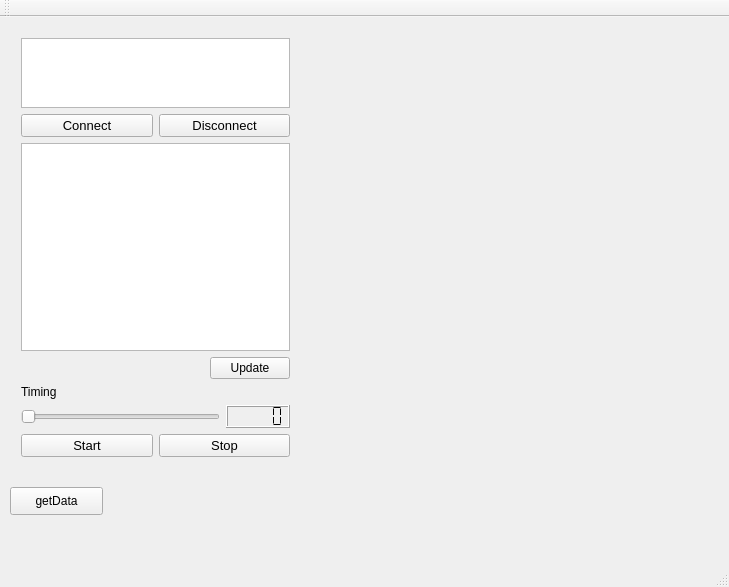
<?xml version="1.0" encoding="UTF-8"?>
<ui version="4.0">
 <class>MainWindow</class>
 <widget class="QMainWindow" name="MainWindow">
  <property name="geometry">
   <rect>
    <x>0</x>
    <y>0</y>
    <width>729</width>
    <height>587</height>
   </rect>
  </property>
  <property name="windowTitle">
   <string>MainWindow</string>
  </property>
  <widget class="QWidget" name="centralWidget">
   <widget class="QPushButton" name="pushButtonGet">
    <property name="geometry">
     <rect>
      <x>10</x>
      <y>470</y>
      <width>93</width>
      <height>28</height>
     </rect>
    </property>
    <property name="text">
     <string>getData</string>
    </property>
   </widget>
   <widget class="Plotter" name="widgetPlotter" native="true">
    <property name="geometry">
     <rect>
      <x>323</x>
      <y>11</y>
      <width>371</width>
      <height>441</height>
     </rect>
    </property>
   </widget>
   <widget class="QWidget" name="layoutWidget">
    <property name="geometry">
     <rect>
      <x>10</x>
      <y>10</y>
      <width>291</width>
      <height>441</height>
     </rect>
    </property>
    <layout class="QVBoxLayout" name="verticalLayout_3" stretch="50,0">
     <item>
      <layout class="QGridLayout" name="gridLayout_3" rowstretch="10,90">
       <item row="0" column="0">
        <layout class="QVBoxLayout" name="verticalLayout" stretch="0,100">
         <item>
          <widget class="QPlainTextEdit" name="plainTextEditAdress">
           <property name="font">
            <font>
             <pointsize>10</pointsize>
            </font>
           </property>
          </widget>
         </item>
         <item>
          <layout class="QHBoxLayout" name="horizontalLayout">
           <item>
            <widget class="QPushButton" name="pushButtonConnect">
             <property name="font">
              <font>
               <pointsize>10</pointsize>
              </font>
             </property>
             <property name="text">
              <string>Connect</string>
             </property>
            </widget>
           </item>
           <item>
            <widget class="QPushButton" name="pushButtonDisconnect">
             <property name="font">
              <font>
               <pointsize>10</pointsize>
              </font>
             </property>
             <property name="text">
              <string>Disconnect</string>
             </property>
            </widget>
           </item>
          </layout>
         </item>
        </layout>
       </item>
       <item row="1" column="0">
        <widget class="QListWidget" name="listWidgetAdress"/>
       </item>
      </layout>
     </item>
     <item>
      <layout class="QVBoxLayout" name="verticalLayout_2">
       <item>
        <layout class="QHBoxLayout" name="horizontalLayout_2">
         <item>
          <spacer name="horizontalSpacer">
           <property name="orientation">
            <enum>Qt::Horizontal</enum>
           </property>
           <property name="sizeHint" stdset="0">
            <size>
             <width>40</width>
             <height>20</height>
            </size>
           </property>
          </spacer>
         </item>
         <item>
          <widget class="QPushButton" name="pushButtonUpdate">
           <property name="text">
            <string>Update</string>
           </property>
          </widget>
         </item>
        </layout>
       </item>
       <item>
        <layout class="QGridLayout" name="gridLayout_2">
         <item row="1" column="1">
          <widget class="QPushButton" name="pushButtonStop">
           <property name="font">
            <font>
             <pointsize>10</pointsize>
            </font>
           </property>
           <property name="text">
            <string>Stop</string>
           </property>
          </widget>
         </item>
         <item row="1" column="0">
          <widget class="QPushButton" name="pushButtonStart">
           <property name="font">
            <font>
             <pointsize>10</pointsize>
            </font>
           </property>
           <property name="text">
            <string>Start</string>
           </property>
          </widget>
         </item>
         <item row="0" column="0" colspan="2">
          <layout class="QGridLayout" name="gridLayout">
           <item row="1" column="0">
            <widget class="QSlider" name="horizontalSliderSeg">
             <property name="minimum">
              <number>1</number>
             </property>
             <property name="maximum">
              <number>10</number>
             </property>
             <property name="orientation">
              <enum>Qt::Horizontal</enum>
             </property>
            </widget>
           </item>
           <item row="1" column="1">
            <widget class="QLCDNumber" name="lcdNumberSeg">
             <property name="frameShadow">
              <enum>QFrame::Raised</enum>
             </property>
             <property name="segmentStyle">
              <enum>QLCDNumber::Flat</enum>
             </property>
            </widget>
           </item>
           <item row="0" column="0">
            <widget class="QLabel" name="label">
             <property name="font">
              <font>
               <pointsize>9</pointsize>
              </font>
             </property>
             <property name="text">
              <string>Timing</string>
             </property>
            </widget>
           </item>
          </layout>
         </item>
        </layout>
       </item>
      </layout>
     </item>
    </layout>
   </widget>
  </widget>
  <widget class="QMenuBar" name="menuBar">
   <property name="geometry">
    <rect>
     <x>0</x>
     <y>0</y>
     <width>729</width>
     <height>26</height>
    </rect>
   </property>
  </widget>
  <widget class="QToolBar" name="mainToolBar">
   <attribute name="toolBarArea">
    <enum>TopToolBarArea</enum>
   </attribute>
   <attribute name="toolBarBreak">
    <bool>false</bool>
   </attribute>
  </widget>
  <widget class="QStatusBar" name="statusBar"/>
 </widget>
 <layoutdefault spacing="6" margin="11"/>
 <customwidgets>
  <customwidget>
   <class>Plotter</class>
   <extends>QWidget</extends>
   <header>plotter.h</header>
   <container>1</container>
  </customwidget>
 </customwidgets>
 <resources/>
 <connections/>
</ui>
